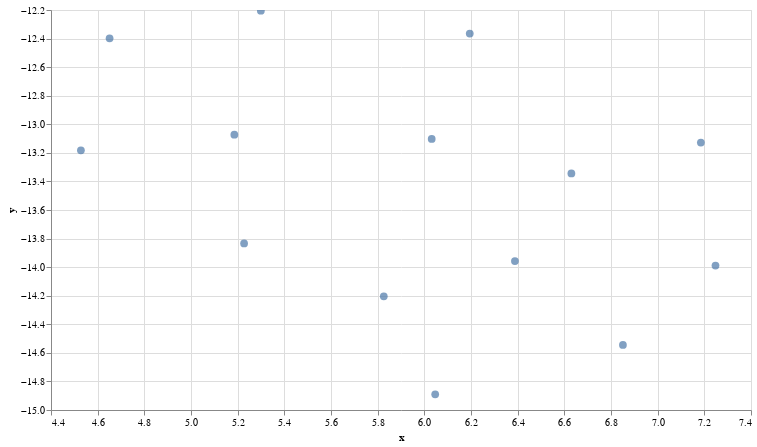

The code cell stored with this chart in its notebook:
### Markdown cell above
Below we make use of UMAP and altair. UMAP we use to reduce the dimensions of our embeddings (Small size is 1024 😵). No other way to plot it then using dimensionality reduction. With Altair we make an interactive plot.


Please hover over some of these points and see if you can identify a pattern.

### Code cell
# UMAP reduces dimensions from 1024 to 2, which we can plot
reducer = umap.UMAP()
umap_embeds = reducer.fit_transform(embeds)
# Make interactive plot
df_explore = pd.DataFrame(data={'text': df['conversation']})
df_explore['x'] = umap_embeds[:,0]
df_explore['y'] = umap_embeds[:,1]
chart = alt.Chart(df_explore).mark_circle(size=60).encode(
    x=alt.X('x', scale=alt.Scale(zero=False)),
    y=alt.Y('y', scale=alt.Scale(zero=False)),
    tooltip=['text']
).properties(width=700, height=400)
chart.interactive()

### Figure 1 — Vega-Lite specification as saved in the notebook (floating-point values rounded to 4 significant figures)
{"config": {"view": {"continuousWidth": 400, "continuousHeight": 300}}, "data": {"name": "data-7d6cb4fadc724dcb4851fb56ab8650ee"}, "mark": {"type": "circle", "size": 60}, "encoding": {"tooltip": [{"field": "text", "type": "nominal"}], "x": {"field": "x", "scale": {"zero": false}, "type": "quantitative"}, "y": {"field": "y", "scale": {"zero": false}, "type": "quantitative"}}, "height": 400, "selection": {"selector001": {"type": "interval", "bind": "scales", "encodings": ["x", "y"]}}, "width": 700, "$schema": "https://vega.github.io/schema/vega-lite/v4.17.0.json", "datasets": {"data-7d6cb4fadc724dcb4851fb56ab8650ee": [{"text": "I am watching a movie.", "x": 5.299, "y": -12.2}, {"text": "I'm going to the movies.", "x": 4.651, "y": -12.4}, {"text": "Cinema's popcorn smell is amazing.", "x": 5.228, "y": -13.83}, {"text": "These guys kept talking while I was watching the movie.", "x": 4.528, "y": -13.18}, {"text": "Groceries are expensive now?", "x": 6.047, "y": -14.89}, {"text": "What happend to all my groceries, they are all rotten.", "x": 6.851, "y": -14.54}, {"text": "I like avocado toast", "x": 7.185, "y": -13.13}, {"text": "Cheese is over there!", "x": 6.388, "y": -13.96}, {"text": "Spinach is the food of the gods.", "x": 7.248, "y": -13.99}, {"text": "Healthy dose of protein powder is always good.", "x": 5.826, "y": -14.2}, {"text": "Coldplay is not my favorite band anymore.", "x": 6.63, "y": -13.34}, {"text": "I really liked MTV, with all the video clips.", "x": 5.186, "y": -13.07}, {"text": "What music would you like me to play?", "x": 6.195, "y": -12.36}, {"text": "He's playing piano very well.", "x": 6.032, "y": -13.1}]}}
